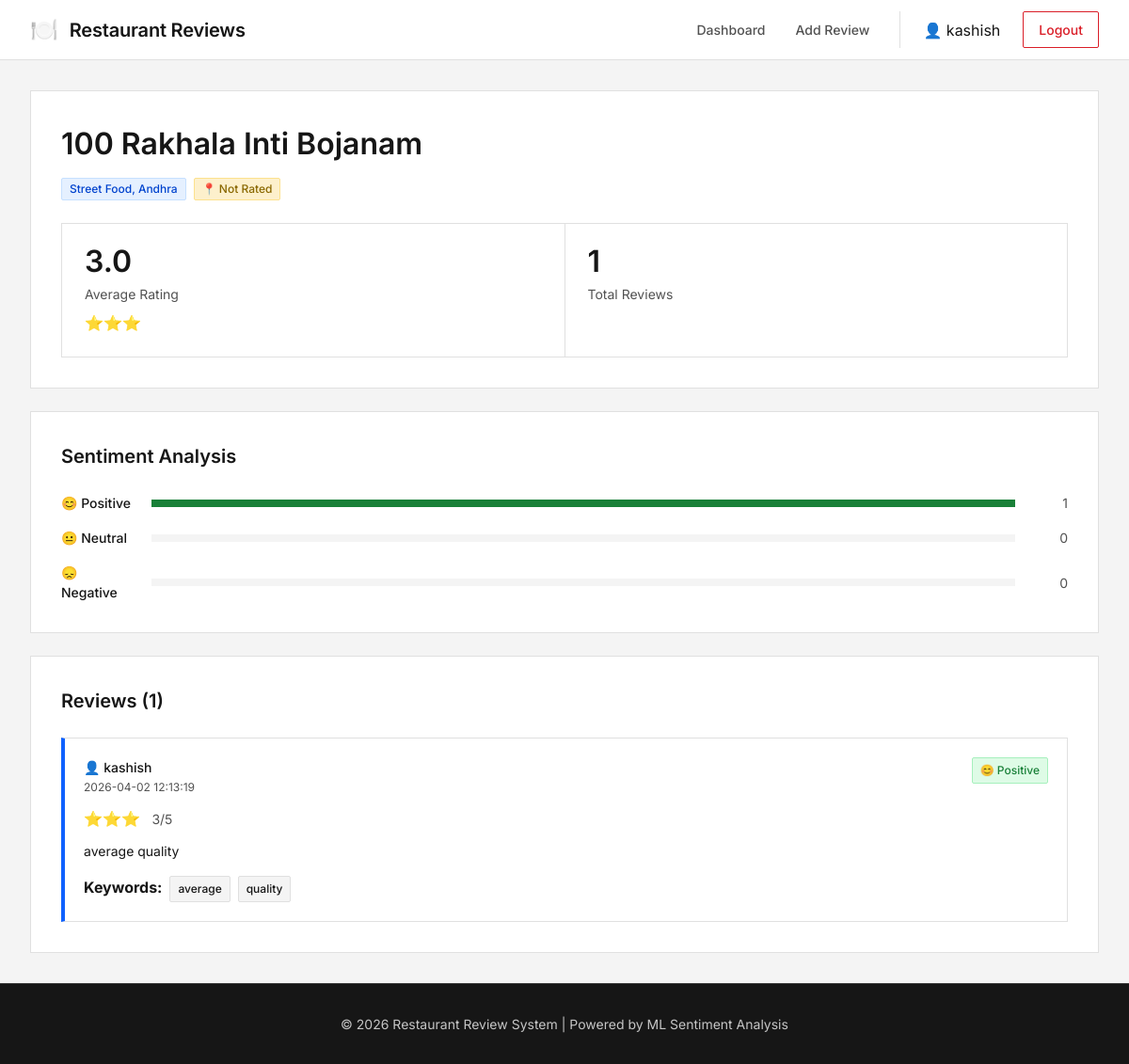
Page /restaurant/449 (signed in) on the committed database.
### tables this page shows
CREATE TABLE users (
        id INTEGER PRIMARY KEY AUTOINCREMENT,
        username TEXT UNIQUE NOT NULL,
        password TEXT NOT NULL,
        email TEXT,
        is_admin INTEGER DEFAULT 0,
        created_at TIMESTAMP DEFAULT CURRENT_TIMESTAMP
    );

CREATE TABLE restaurants (
        id INTEGER PRIMARY KEY AUTOINCREMENT,
        name TEXT UNIQUE NOT NULL,
        cuisine TEXT,
        location TEXT,
        created_at TIMESTAMP DEFAULT CURRENT_TIMESTAMP
    );

CREATE TABLE reviews (
        id INTEGER PRIMARY KEY AUTOINCREMENT,
        user_id INTEGER,
        restaurant_id INTEGER,
        review_text TEXT NOT NULL,
        rating INTEGER CHECK(rating >= 1 AND rating <= 5),
        sentiment TEXT,
        sentiment_score REAL,
        keywords TEXT,
        created_at TIMESTAMP DEFAULT CURRENT_TIMESTAMP,
        FOREIGN KEY (user_id) REFERENCES users(id),
        FOREIGN KEY (restaurant_id) REFERENCES restaurants(id)
    );

### app.py (the view)
@app.route('/restaurant/<int:restaurant_id>')
def restaurant_details(restaurant_id):
    conn = get_db()
    c = conn.cursor()
    c.execute("SELECT * FROM restaurants WHERE id = ?", (restaurant_id,))
    restaurant = c.fetchone()
    c.execute("""SELECT r.*, u.username
                 FROM reviews r
                 JOIN users u ON r.user_id = u.id
                 WHERE r.restaurant_id = ?
                 ORDER BY r.created_at DESC""", (restaurant_id,))
    reviews = c.fetchall()
    conn.close()
    if reviews:
        avg_rating = sum(r['rating'] for r in reviews) / len(reviews)
        sentiment_counts = {'positive': 0, 'neutral': 0, 'negative': 0}
        for r in reviews:
            sentiment_counts[r['sentiment']] += 1
    else:
        avg_rating = 0
        sentiment_counts = {'positive': 0, 'neutral': 0, 'negative': 0}
    return render_template('restaurant_details.html',
                         restaurant=restaurant,
                         reviews=reviews,
                         avg_rating=avg_rating,
                         sentiment_counts=sentiment_counts)

### app.py (called while the page is built)
@app.template_filter('from_json')
def from_json_filter(value):
    try:
        return json.loads(value) if value else []
    except:
        return []

def get_db():
    conn = sqlite3.connect(DATABASE)
    conn.row_factory = sqlite3.Row
    return conn

### templates/restaurant_details.html (shortened to what this page needs)
{% extends "base.html" %}
{% block content %}
<div class="container">
    <div class="restaurant-header">
        <div class="restaurant-title">
            <h1>{{ restaurant.name }}</h1>
            <div class="restaurant-badges">
                <span class="badge badge-cuisine">{{ restaurant.cuisine }}</span>
                <span class="badge badge-location">📍 {{ restaurant.location }}</span>
            </div>
        </div>
        <div class="restaurant-stats">
            <div class="stat-card">
                <div class="stat-value">{{ avg_rating|round(1) }}</div>
                <div class="stat-label">Average Rating</div>
                <div class="stars">
                    {% for i in range(avg_rating|int) %}⭐{% endfor %}
                </div>
            </div>
            <div class="stat-card">
                <div class="stat-value">{{ reviews|length }}</div>
                <div class="stat-label">Total Reviews</div>
            </div>
        </div>
    </div>
    <div class="sentiment-summary">
        <h2>Sentiment Analysis</h2>
        <div class="sentiment-bars">
            <div class="sentiment-bar">
                <span class="sentiment-label">😊 Positive</span>
                <div class="bar-container">
                    <div class="bar bar-positive" style="width: {{ (sentiment_counts.positive / reviews|length * 100)|round if reviews else 0 }}%"></div>
                </div>
                <span class="sentiment-count">{{ sentiment_counts.positive }}</span>
            </div>
            <div class="sentiment-bar">
                <span class="sentiment-label">😐 Neutral</span>
                <div class="bar-container">
                </div>
                <span class="sentiment-count">{{ sentiment_counts.neutral }}</span>
            </div>
            <div class="sentiment-bar">
                <span class="sentiment-label">😞 Negative</span>
                <div class="bar-container">
                </div>
                <span class="sentiment-count">{{ sentiment_counts.negative }}</span>
            </div>
        </div>
    </div>
    <div class="reviews-section">
        <h2>Reviews ({{ reviews|length }})</h2>
        {% if reviews %}
        <div class="reviews-list">
            {% for review in reviews %}
            <div class="review-card">
                <div class="review-header">
                    <div class="reviewer-info">
                        <span class="reviewer-name">👤 {{ review.username }}</span>
                        <span class="review-date">{{ review.created_at }}</span>
                    </div>
                    <span class="sentiment-badge sentiment-{{ review.sentiment }}">
                        {% if review.sentiment == 'positive' %}😊
                        {% elif review.sentiment == 'negative' %}😞
                        {% else %}😐{% endif %}
                        {{ review.sentiment|capitalize }}
                    </span>
                </div>
                <div class="rating">
                    {% for i in range(review.rating) %}⭐{% endfor %}
                    <span class="rating-text">{{ review.rating }}/5</span>
                </div>
                <p class="review-text">{{ review.review_text }}</p>
                {% if review.keywords %}
                <div class="review-keywords">
                    <strong>Keywords:</strong>
                    {% set keywords = review.keywords|from_json %}
                    {% for keyword in keywords %}
                    <span class="keyword-tag">{{ keyword }}</span>
                    {% endfor %}
                </div>
                {% endif %}
            </div>
            {% endfor %}
        </div>
        {% else %}
        <div class="empty-state">
            <p>No reviews yet. Be the first to review this restaurant!</p>
            <a href="{{ url_for('add_review') }}" class="btn btn-primary">Write a Review</a>
        </div>
        {% endif %}
    </div>
</div>
{% endblock %}

### templates/base.html (shortened to what this page needs)
<!DOCTYPE html>
<html lang="en">
<head>
    <link rel="stylesheet" href="{{ url_for('static', filename='style.css') }}">
</head>
<body>
    <nav class="navbar">
        <div class="nav-container">
            <div class="nav-brand">
                <span class="logo">🍽️</span>
                <span class="brand-name">Restaurant Reviews</span>
            </div>
            {% if session.user_id %}
            <div class="nav-menu">
                <a href="{{ url_for('dashboard') }}" class="nav-link">Dashboard</a>
                <a href="{{ url_for('add_review') }}" class="nav-link">Add Review</a>
                <div class="nav-user">
                    <span>👤 {{ session.username }}</span>
                    <a href="{{ url_for('logout') }}" class="btn-logout">Logout</a>
                </div>
            </div>
            {% else %}
            <div class="nav-menu">
                <a href="{{ url_for('login') }}" class="nav-link">Login</a>
                <a href="{{ url_for('register') }}" class="nav-link">Register</a>
            </div>
            {% endif %}
        </div>
    </nav>
    <main class="main-content">
        {% block content %}{% endblock %}
    </main>
    <footer class="footer">
        <p>&copy; 2026 Restaurant Review System | Powered by ML Sentiment Analysis</p>
    </footer>
</body>
</html>

### rows in the picture
users: username "kashish"
restaurants: name "100 Rakhala Inti Bojanam", cuisine "Street Food, Andhra", location "Not Rated"
reviews: username "kashish", created_at "2026-04-02 12:13:19", sentiment "Positive", rating "3", review_text "average quality", keywords "average" "quality"

### other values in the picture
{{ avg_rating|round(1) }} "3.0"
{{ reviews|length }} "1"
{{ sentiment_counts.positive }} "1"
{{ sentiment_counts.neutral }} "0"
{{ sentiment_counts.negative }} "0"
